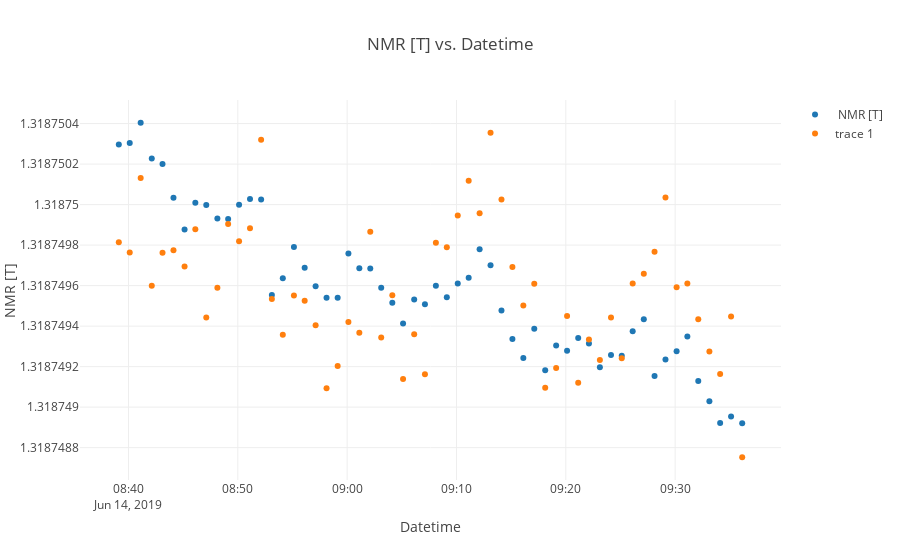

Write notebook code for a chart like this one.
### Code cell
fig = scatter2d(2*[df.index],[df[" NMR [T]"],df[" NMR [T]"]*df[' Magnet Current [V]']/df[' Magnet Current [V]'].mean()],lines=False,markers=True,size_list=[6,6],inline=True)
#fig = scatter2d(2*[df.index],[df[" NMR [T]"],df[" NMR [T]"]*df[' Magnet Current [V]'].mean()/df[' Magnet Current [V]']],lines=False,markers=True,size_list=[6,6],inline=True)
